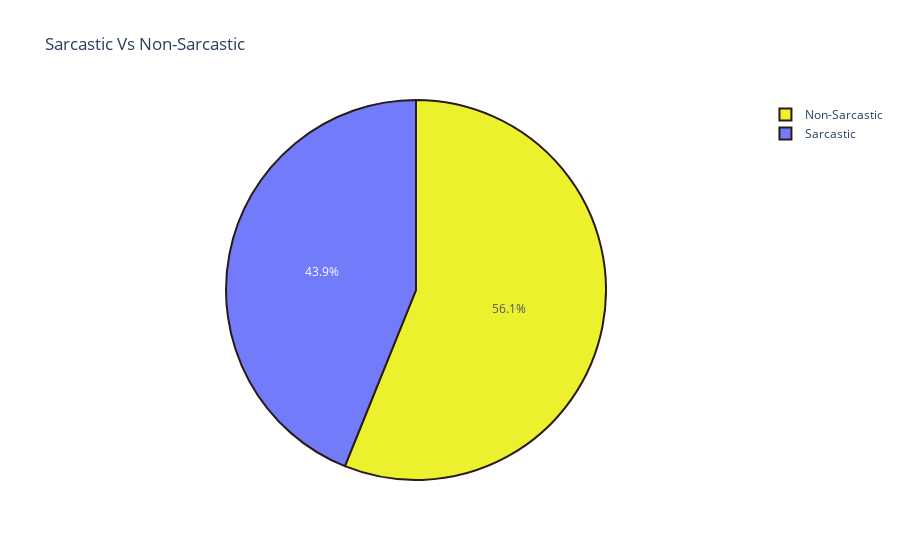

The notebook cell saved with this chart:
### Markdown cell above
### Understanding the Data

### Code cell
#Below is a 'Pie chart' to show the proportion of Sarcastic and Non-Sarcastic articles.
sar_acc_tar = df['is_sarcastic'].value_counts()
labels = ['Non-Sarcastic', 'Sarcastic']
sizes = (np.array((sar_acc_tar / sar_acc_tar.sum())*100))
colors = ['#ebf017', '##2255de']  #Blue/Yellow colour codes

hoverpie = go.Pie(labels=labels, values=sizes, opacity = 0.9, hoverinfo='label+percent',
               marker=dict(colors=colors, line=dict(color='#140202', width=2)))

layout = go.Layout(title='Sarcastic Vs Non-Sarcastic')

data = [hoverpie]
fig = go.Figure(data=data, layout=layout)
iplot(fig, filename="new_plot")

### Figure 1 — Plotly figure (JSON) as saved in the notebook; plotly's stock layout.template omitted (floating-point values rounded to 4 significant figures)
{"data": [{"hoverinfo": "label+percent", "labels": ["Non-Sarcastic", "Sarcastic"], "marker": {"colors": ["#ebf017", "##2255de"], "line": {"color": "#140202", "width": 2}}, "opacity": 0.9, "type": "pie", "values": [55.87, 43.71, 0.2535, 0.1641]}], "layout": {"title": {"text": "Sarcastic Vs Non-Sarcastic"}}}
